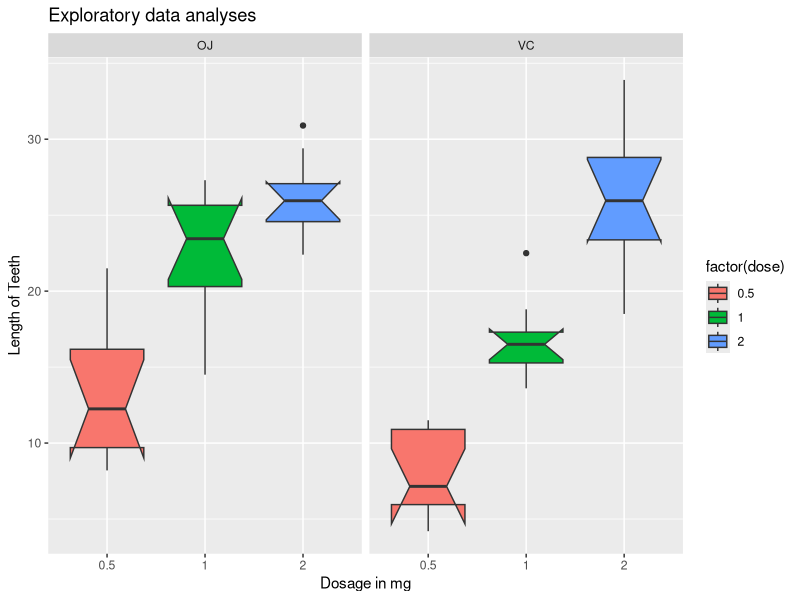

Write the R code that produced this figure. (Note: this script raises an error after producing the figure.)
## ---- chunk 1
data(ToothGrowth)
head(ToothGrowth)
## ---- chunk 2
library(ggplot2)

g1 <- ggplot(ToothGrowth, aes(x=factor(dose),y=len,fill=factor(dose)))
g1 + geom_boxplot(notch=T) + facet_grid(.~supp) + 
    scale_x_discrete("Dosage in mg") + 
    scale_y_continuous("Length of Teeth") + 
    ggtitle("Exploratory data analyses")

## ---- chunk 3
ToothGrowth$dose <- as.factor(ToothGrowth$dose)
summary(ToothGrowth)
table(ToothGrowth$supp, ToothGrowth$dose)
## ---- chunk 4
supp.t1 <- t.test(len~supp, paired=F, var.equal=T, data=ToothGrowth)
supp.t2 <- t.test(len~supp, paired=F, var.equal=F, data=ToothGrowth)
supp.result <- data.frame("p-value"=c(supp.t1$p.value, supp.t2$p.value),"Conf-Low"=c(supp.t1$conf[1],supp.t2$conf[1]),
                          "Conf-High"=c(supp.t1$conf[2],supp.t2$conf[2]), row.names=c("Equal Var","Unequal Var"))
supp.result
## ---- chunk 5
dose.05 <- ToothGrowth[which(ToothGrowth$dose==.5),1]
dose.10 <- ToothGrowth[which(ToothGrowth$dose==1),1]
dose.20 <- ToothGrowth[which(ToothGrowth$dose==2),1]
dose0510.t1 <- t.test(dose.05, dose.10, paired=F, var.equal=T)
dose0510.t2 <- t.test(dose.05, dose.10, paired=F, var.equal=F)
dose0510.result <- data.frame("p-value"=c(dose0510.t1$p.value, dose0510.t2$p.value),"Conf-Low"=c(dose0510.t1$conf[1],dose0510.t2$conf[1]),"Conf-High"=c(dose0510.t1$conf[2],dose0510.t2$conf[2]), row.names=c("Equal Var","Unequal Var"), "Dose"="0.5 to 1")
dose0520.t1 <- t.test(dose.05, dose.20, paired=F, var.equal=T)
dose0520.t2 <- t.test(dose.05, dose.20, paired=F, var.equal=F)
dose0520.result <- data.frame("p-value"=c(dose0520.t1$p.value, dose0520.t2$p.value),"Conf-Low"=c(dose0520.t1$conf[1],dose0520.t2$conf[1]),"Conf-High"=c(dose0520.t1$conf[2],dose0520.t2$conf[2]), row.names=c("Equal Var","Unequal Var"), "Dose"="0.5 to 2")
dose1020.t1 <- t.test(dose.10, dose.20, paired=F, var.equal=T)
dose1020.t2 <- t.test(dose.10, dose.20, paired=F, var.equal=F)
dose1020.result <- data.frame("p-value"=c(dose1020.t1$p.value, dose1020.t2$p.value),"Conf-Low"=c(dose1020.t1$conf[1],dose1020.t2$conf[1]),"Conf-High"=c(dose1020.t1$conf[2],dose1020.t2$conf[2]), row.names=c("Equal Var","Unequal Var"), "Dose"="1 to 2")
dose.result <- rbind(dose0510.result,dose0520.result,dose1020.result)
dose.result
